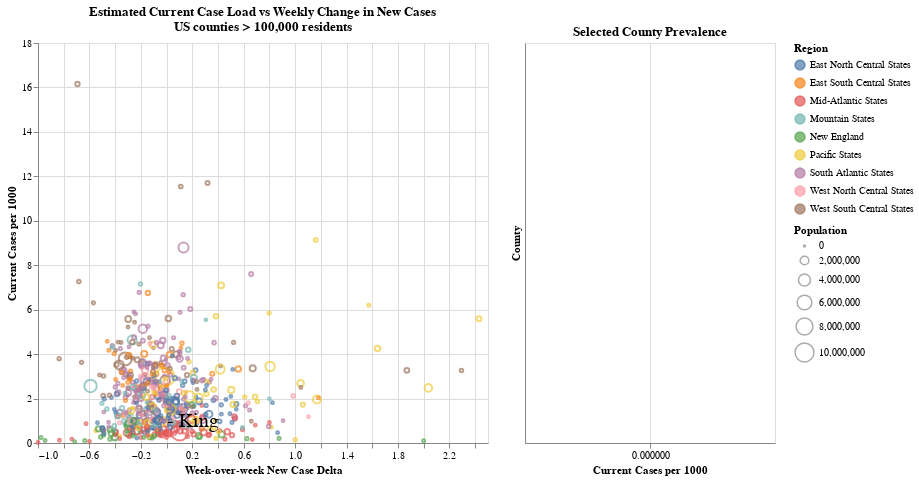

The cell this chart's notebook holds for it:
### Code cell
brush = alt.selection_interval(empty = 'none')

base = alt.Chart(cases_percap_recent.query('wkly_diff < 3 and wkly_diff > -3 and cases_new_per1k_sum14 > 0'))

cases_vs_case_delta_filter = (base.mark_point()
 .encode(x = alt.X('wkly_diff', axis = alt.Axis(title = 'Week-over-week New Case Delta')),
         y = alt.Y('cases_new_per1k_sum14', axis = alt.Axis(title = 'Current Cases per 1000')),
         color = alt.Color('region', legend = alt.Legend(title = 'Region')),
         size = alt.Size('Population', legend = alt.Legend(title = 'Population')),
         tooltip = ['County', 'Current Cases', 'Population'])
 #.interactive()
 .add_selection(brush)
 .properties(height = 400,
             width = 450,
             title = ['Estimated Current Case Load vs Weekly Change in New Cases',
                      'US counties > 100,000 residents'])
)

king = (alt.Chart(cases_percap_recent.query('County == "King, Washington"'))
 .mark_text(dx = 30, text = '- King', color = 'black', font = 'Helvetica', filled = True, size = 20)
 .encode(x = alt.X('wkly_diff', axis = alt.Axis(title = 'Week-over-week New Case Delta')),
         y = alt.Y('cases_new_per1k_sum14', axis = alt.Axis(title = 'Current Cases per 1000'))
        )
)

cases_bar = (base.mark_bar(opacity = .5)
 .encode(x = alt.X('cases_new_per1k_sum14:Q', axis = alt.Axis(title = 'Current Cases per 1000')),
         y = alt.Y('County:N',
                   axis = alt.Axis(labels = False),
                   sort = alt.EncodingSortField(field='cases_new_per1k_sum14', order='descending')),
         color = alt.Color('region')
         )
 .transform_filter(brush)
 .properties(height = 400, 
             width = 250,
             title = 'Selected County Prevalence')
)

labels = (cases_bar.mark_text(align = 'right', baseline = 'middle')
          .encode(text = 'County:N')

)

(cases_vs_case_delta_filter + king) | (cases_bar + labels)

### Figure 1 — Vega-Lite specification as saved in the notebook (floating-point values rounded to 4 significant figures; data arrays with more than 128 entries replaced by an {"elided": "..."} marker saying what was removed)
{"config": {"view": {"continuousWidth": 400, "continuousHeight": 300}}, "hconcat": [{"layer": [{"data": {"name": "data-97adb2338710c92a7f6028b24fe9b361"}, "mark": "point", "encoding": {"color": {"type": "nominal", "field": "region", "legend": {"title": "Region"}}, "size": {"type": "quantitative", "field": "Population", "legend": {"title": "Population"}}, "tooltip": [{"type": "nominal", "field": "County"}, {"type": "quantitative", "field": "Current Cases"}, {"type": "quantitative", "field": "Population"}], "x": {"type": "quantitative", "axis": {"title": "Week-over-week New Case Delta"}, "field": "wkly_diff"}, "y": {"type": "quantitative", "axis": {"title": "Current Cases per 1000"}, "field": "cases_new_per1k_sum14"}}, "height": 400, "selection": {"selector040": {"type": "interval", "empty": "none"}}, "title": ["Estimated Current Case Load vs Weekly Change in New Cases", "US counties > 100,000 residents"], "width": 450}, {"data": {"name": "data-9ea5fae772f7a4d1de670774c20a3a8a"}, "mark": {"type": "text", "color": "black", "dx": 30, "filled": true, "font": "Helvetica", "size": 20, "text": "- King"}, "encoding": {"x": {"type": "quantitative", "axis": {"title": "Week-over-week New Case Delta"}, "field": "wkly_diff"}, "y": {"type": "quantitative", "axis": {"title": "Current Cases per 1000"}, "field": "cases_new_per1k_sum14"}}}]}, {"layer": [{"mark": {"type": "bar", "opacity": 0.5}, "encoding": {"color": {"type": "nominal", "field": "region"}, "x": {"type": "quantitative", "axis": {"title": "Current Cases per 1000"}, "field": "cases_new_per1k_sum14"}, "y": {"type": "nominal", "axis": {"labels": false}, "field": "County", "sort": {"field": "cases_new_per1k_sum14", "order": "descending"}}}, "height": 400, "title": "Selected County Prevalence", "transform": [{"filter": {"selection": "selector040"}}], "width": 250}, {"mark": {"type": "text", "align": "right", "baseline": "middle"}, "encoding": {"color": {"type": "nominal", "field": "region"}, "text": {"type": "nominal", "field": "County"}, "x": {"type": "quantitative", "axis": {"title": "Current Cases per 1000"}, "field": "cases_new_per1k_sum14"}, "y": {"type": "nominal", "axis": {"labels": false}, "field": "County", "sort": {"field": "cases_new_per1k_sum14", "order": "descending"}}}, "height": 400, "title": "Selected County Prevalence", "transform": [{"filter": {"selection": "selector040"}}], "width": 250}], "data": {"name": "data-97adb2338710c92a7f6028b24fe9b361"}}], "$schema": "https://vega.github.io/schema/vega-lite/v4.0.0.json", "datasets": {"data-97adb2338710c92a7f6028b24fe9b361": {"elided": "580 records"}, "data-9ea5fae772f7a4d1de670774c20a3a8a": [{"county_key": "king", "county": "King", "state": "Washington", "date": "2020-08-14T00:00:00", "cases": 17359, "deaths": 705, "deaths_new": 0, "cases_new": 136, "STNAME": "Washington", "COUNTY_KEY": "king", "region": "Pacific States", "Population": 2189000.0, "cases_per1k": 7.931, "cases_new_per1k": 0.06214, "deaths_per1k": 0.3221, "deaths_new_per1k": 0.0, "County": "King, Washington", "cases_new_per1k_sum14": 0.9791, "Current Cases": 2143.0, "last_wk_cases": 1066, "two_wks_ago_cases": 1099, "wkly_diff": -0.03003}]}}
